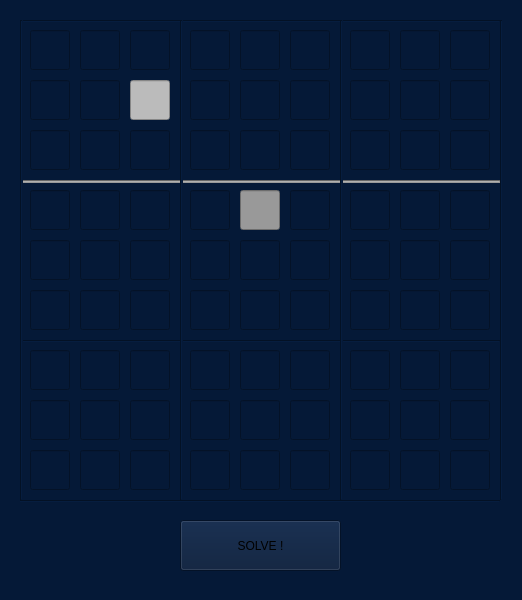
<?xml version="1.0" encoding="UTF-8"?>
<ui version="4.0">
 <class>MainWindow</class>
 <widget class="QMainWindow" name="MainWindow">
  <property name="geometry">
   <rect>
    <x>0</x>
    <y>0</y>
    <width>522</width>
    <height>600</height>
   </rect>
  </property>
  <property name="minimumSize">
   <size>
    <width>522</width>
    <height>600</height>
   </size>
  </property>
  <property name="maximumSize">
   <size>
    <width>522</width>
    <height>600</height>
   </size>
  </property>
  <property name="windowTitle">
   <string>Sudoku Solver</string>
  </property>
  <property name="styleSheet">
   <string notr="true">background-color:#051937;</string>
  </property>
  <widget class="QWidget" name="centralwidget">
   <widget class="QLineEdit" name="lineEdit_1">
    <property name="geometry">
     <rect>
      <x>30</x>
      <y>30</y>
      <width>40</width>
      <height>40</height>
     </rect>
    </property>
   </widget>
   <widget class="QLineEdit" name="lineEdit_2">
    <property name="geometry">
     <rect>
      <x>80</x>
      <y>30</y>
      <width>40</width>
      <height>40</height>
     </rect>
    </property>
   </widget>
   <widget class="QLineEdit" name="lineEdit_3">
    <property name="geometry">
     <rect>
      <x>130</x>
      <y>30</y>
      <width>40</width>
      <height>40</height>
     </rect>
    </property>
   </widget>
   <widget class="QLineEdit" name="lineEdit_4">
    <property name="geometry">
     <rect>
      <x>190</x>
      <y>30</y>
      <width>40</width>
      <height>40</height>
     </rect>
    </property>
   </widget>
   <widget class="QLineEdit" name="lineEdit_5">
    <property name="geometry">
     <rect>
      <x>240</x>
      <y>30</y>
      <width>40</width>
      <height>40</height>
     </rect>
    </property>
   </widget>
   <widget class="QLineEdit" name="lineEdit_6">
    <property name="geometry">
     <rect>
      <x>290</x>
      <y>30</y>
      <width>40</width>
      <height>40</height>
     </rect>
    </property>
   </widget>
   <widget class="QLineEdit" name="lineEdit_7">
    <property name="geometry">
     <rect>
      <x>350</x>
      <y>30</y>
      <width>40</width>
      <height>40</height>
     </rect>
    </property>
   </widget>
   <widget class="QLineEdit" name="lineEdit_8">
    <property name="geometry">
     <rect>
      <x>400</x>
      <y>30</y>
      <width>40</width>
      <height>40</height>
     </rect>
    </property>
   </widget>
   <widget class="QLineEdit" name="lineEdit_9">
    <property name="geometry">
     <rect>
      <x>450</x>
      <y>30</y>
      <width>40</width>
      <height>40</height>
     </rect>
    </property>
   </widget>
   <widget class="QLineEdit" name="lineEdit_10">
    <property name="geometry">
     <rect>
      <x>30</x>
      <y>80</y>
      <width>40</width>
      <height>40</height>
     </rect>
    </property>
   </widget>
   <widget class="QLineEdit" name="lineEdit_11">
    <property name="geometry">
     <rect>
      <x>80</x>
      <y>80</y>
      <width>40</width>
      <height>40</height>
     </rect>
    </property>
   </widget>
   <widget class="QLineEdit" name="lineEdit_12">
    <property name="geometry">
     <rect>
      <x>130</x>
      <y>80</y>
      <width>40</width>
      <height>40</height>
     </rect>
    </property>
    <property name="styleSheet">
     <string notr="true">background-color:#bbbbbb;
</string>
    </property>
   </widget>
   <widget class="QLineEdit" name="lineEdit_13">
    <property name="geometry">
     <rect>
      <x>190</x>
      <y>80</y>
      <width>40</width>
      <height>40</height>
     </rect>
    </property>
   </widget>
   <widget class="QLineEdit" name="lineEdit_14">
    <property name="geometry">
     <rect>
      <x>240</x>
      <y>80</y>
      <width>40</width>
      <height>40</height>
     </rect>
    </property>
   </widget>
   <widget class="QLineEdit" name="lineEdit_15">
    <property name="geometry">
     <rect>
      <x>290</x>
      <y>80</y>
      <width>40</width>
      <height>40</height>
     </rect>
    </property>
   </widget>
   <widget class="QLineEdit" name="lineEdit_16">
    <property name="geometry">
     <rect>
      <x>350</x>
      <y>80</y>
      <width>40</width>
      <height>40</height>
     </rect>
    </property>
   </widget>
   <widget class="QLineEdit" name="lineEdit_17">
    <property name="geometry">
     <rect>
      <x>400</x>
      <y>80</y>
      <width>40</width>
      <height>40</height>
     </rect>
    </property>
   </widget>
   <widget class="QLineEdit" name="lineEdit_18">
    <property name="geometry">
     <rect>
      <x>450</x>
      <y>80</y>
      <width>40</width>
      <height>40</height>
     </rect>
    </property>
   </widget>
   <widget class="QLineEdit" name="lineEdit_19">
    <property name="geometry">
     <rect>
      <x>30</x>
      <y>130</y>
      <width>40</width>
      <height>40</height>
     </rect>
    </property>
   </widget>
   <widget class="QLineEdit" name="lineEdit_20">
    <property name="geometry">
     <rect>
      <x>80</x>
      <y>130</y>
      <width>40</width>
      <height>40</height>
     </rect>
    </property>
   </widget>
   <widget class="QLineEdit" name="lineEdit_21">
    <property name="geometry">
     <rect>
      <x>130</x>
      <y>130</y>
      <width>40</width>
      <height>40</height>
     </rect>
    </property>
   </widget>
   <widget class="QLineEdit" name="lineEdit_22">
    <property name="geometry">
     <rect>
      <x>190</x>
      <y>130</y>
      <width>40</width>
      <height>40</height>
     </rect>
    </property>
   </widget>
   <widget class="QLineEdit" name="lineEdit_23">
    <property name="geometry">
     <rect>
      <x>240</x>
      <y>130</y>
      <width>40</width>
      <height>40</height>
     </rect>
    </property>
   </widget>
   <widget class="QLineEdit" name="lineEdit_24">
    <property name="geometry">
     <rect>
      <x>290</x>
      <y>130</y>
      <width>40</width>
      <height>40</height>
     </rect>
    </property>
   </widget>
   <widget class="QLineEdit" name="lineEdit_25">
    <property name="geometry">
     <rect>
      <x>350</x>
      <y>130</y>
      <width>40</width>
      <height>40</height>
     </rect>
    </property>
   </widget>
   <widget class="QLineEdit" name="lineEdit_26">
    <property name="geometry">
     <rect>
      <x>400</x>
      <y>130</y>
      <width>40</width>
      <height>40</height>
     </rect>
    </property>
   </widget>
   <widget class="QLineEdit" name="lineEdit_27">
    <property name="geometry">
     <rect>
      <x>450</x>
      <y>130</y>
      <width>40</width>
      <height>40</height>
     </rect>
    </property>
   </widget>
   <widget class="QLineEdit" name="lineEdit_28">
    <property name="geometry">
     <rect>
      <x>30</x>
      <y>190</y>
      <width>40</width>
      <height>40</height>
     </rect>
    </property>
   </widget>
   <widget class="QLineEdit" name="lineEdit_29">
    <property name="geometry">
     <rect>
      <x>80</x>
      <y>190</y>
      <width>40</width>
      <height>40</height>
     </rect>
    </property>
   </widget>
   <widget class="QLineEdit" name="lineEdit_30">
    <property name="geometry">
     <rect>
      <x>130</x>
      <y>190</y>
      <width>40</width>
      <height>40</height>
     </rect>
    </property>
   </widget>
   <widget class="QLineEdit" name="lineEdit_31">
    <property name="geometry">
     <rect>
      <x>190</x>
      <y>190</y>
      <width>40</width>
      <height>40</height>
     </rect>
    </property>
   </widget>
   <widget class="QLineEdit" name="lineEdit_32">
    <property name="geometry">
     <rect>
      <x>240</x>
      <y>190</y>
      <width>40</width>
      <height>40</height>
     </rect>
    </property>
    <property name="styleSheet">
     <string notr="true">background-color:#999999;
</string>
    </property>
    <property name="text">
     <string/>
    </property>
   </widget>
   <widget class="QLineEdit" name="lineEdit_33">
    <property name="geometry">
     <rect>
      <x>290</x>
      <y>190</y>
      <width>40</width>
      <height>40</height>
     </rect>
    </property>
   </widget>
   <widget class="QLineEdit" name="lineEdit_34">
    <property name="geometry">
     <rect>
      <x>350</x>
      <y>190</y>
      <width>40</width>
      <height>40</height>
     </rect>
    </property>
   </widget>
   <widget class="QLineEdit" name="lineEdit_35">
    <property name="geometry">
     <rect>
      <x>400</x>
      <y>190</y>
      <width>40</width>
      <height>40</height>
     </rect>
    </property>
   </widget>
   <widget class="QLineEdit" name="lineEdit_36">
    <property name="geometry">
     <rect>
      <x>450</x>
      <y>190</y>
      <width>40</width>
      <height>40</height>
     </rect>
    </property>
   </widget>
   <widget class="QLineEdit" name="lineEdit_37">
    <property name="geometry">
     <rect>
      <x>30</x>
      <y>240</y>
      <width>40</width>
      <height>40</height>
     </rect>
    </property>
   </widget>
   <widget class="QLineEdit" name="lineEdit_38">
    <property name="geometry">
     <rect>
      <x>80</x>
      <y>240</y>
      <width>40</width>
      <height>40</height>
     </rect>
    </property>
   </widget>
   <widget class="QLineEdit" name="lineEdit_39">
    <property name="geometry">
     <rect>
      <x>130</x>
      <y>240</y>
      <width>40</width>
      <height>40</height>
     </rect>
    </property>
   </widget>
   <widget class="QLineEdit" name="lineEdit_40">
    <property name="geometry">
     <rect>
      <x>190</x>
      <y>240</y>
      <width>40</width>
      <height>40</height>
     </rect>
    </property>
   </widget>
   <widget class="QLineEdit" name="lineEdit_41">
    <property name="geometry">
     <rect>
      <x>240</x>
      <y>240</y>
      <width>40</width>
      <height>40</height>
     </rect>
    </property>
   </widget>
   <widget class="QLineEdit" name="lineEdit_42">
    <property name="geometry">
     <rect>
      <x>290</x>
      <y>240</y>
      <width>40</width>
      <height>40</height>
     </rect>
    </property>
   </widget>
   <widget class="QLineEdit" name="lineEdit_43">
    <property name="geometry">
     <rect>
      <x>350</x>
      <y>240</y>
      <width>40</width>
      <height>40</height>
     </rect>
    </property>
   </widget>
   <widget class="QLineEdit" name="lineEdit_44">
    <property name="geometry">
     <rect>
      <x>400</x>
      <y>240</y>
      <width>40</width>
      <height>40</height>
     </rect>
    </property>
   </widget>
   <widget class="QLineEdit" name="lineEdit_45">
    <property name="geometry">
     <rect>
      <x>450</x>
      <y>240</y>
      <width>40</width>
      <height>40</height>
     </rect>
    </property>
   </widget>
   <widget class="QLineEdit" name="lineEdit_46">
    <property name="geometry">
     <rect>
      <x>30</x>
      <y>290</y>
      <width>40</width>
      <height>40</height>
     </rect>
    </property>
   </widget>
   <widget class="QLineEdit" name="lineEdit_47">
    <property name="geometry">
     <rect>
      <x>80</x>
      <y>290</y>
      <width>40</width>
      <height>40</height>
     </rect>
    </property>
   </widget>
   <widget class="QLineEdit" name="lineEdit_48">
    <property name="geometry">
     <rect>
      <x>130</x>
      <y>290</y>
      <width>40</width>
      <height>40</height>
     </rect>
    </property>
   </widget>
   <widget class="QLineEdit" name="lineEdit_49">
    <property name="geometry">
     <rect>
      <x>190</x>
      <y>290</y>
      <width>40</width>
      <height>40</height>
     </rect>
    </property>
   </widget>
   <widget class="QLineEdit" name="lineEdit_50">
    <property name="geometry">
     <rect>
      <x>240</x>
      <y>290</y>
      <width>40</width>
      <height>40</height>
     </rect>
    </property>
   </widget>
   <widget class="QLineEdit" name="lineEdit_51">
    <property name="geometry">
     <rect>
      <x>290</x>
      <y>290</y>
      <width>40</width>
      <height>40</height>
     </rect>
    </property>
   </widget>
   <widget class="QLineEdit" name="lineEdit_52">
    <property name="geometry">
     <rect>
      <x>350</x>
      <y>290</y>
      <width>40</width>
      <height>40</height>
     </rect>
    </property>
   </widget>
   <widget class="QLineEdit" name="lineEdit_53">
    <property name="geometry">
     <rect>
      <x>400</x>
      <y>290</y>
      <width>40</width>
      <height>40</height>
     </rect>
    </property>
   </widget>
   <widget class="QLineEdit" name="lineEdit_54">
    <property name="geometry">
     <rect>
      <x>450</x>
      <y>290</y>
      <width>40</width>
      <height>40</height>
     </rect>
    </property>
   </widget>
   <widget class="QLineEdit" name="lineEdit_55">
    <property name="geometry">
     <rect>
      <x>30</x>
      <y>350</y>
      <width>40</width>
      <height>40</height>
     </rect>
    </property>
   </widget>
   <widget class="QLineEdit" name="lineEdit_56">
    <property name="geometry">
     <rect>
      <x>80</x>
      <y>350</y>
      <width>40</width>
      <height>40</height>
     </rect>
    </property>
   </widget>
   <widget class="QLineEdit" name="lineEdit_57">
    <property name="geometry">
     <rect>
      <x>130</x>
      <y>350</y>
      <width>40</width>
      <height>40</height>
     </rect>
    </property>
   </widget>
   <widget class="QLineEdit" name="lineEdit_58">
    <property name="geometry">
     <rect>
      <x>190</x>
      <y>350</y>
      <width>40</width>
      <height>40</height>
     </rect>
    </property>
   </widget>
   <widget class="QLineEdit" name="lineEdit_59">
    <property name="geometry">
     <rect>
      <x>240</x>
      <y>350</y>
      <width>40</width>
      <height>40</height>
     </rect>
    </property>
   </widget>
   <widget class="QLineEdit" name="lineEdit_60">
    <property name="geometry">
     <rect>
      <x>290</x>
      <y>350</y>
      <width>40</width>
      <height>40</height>
     </rect>
    </property>
   </widget>
   <widget class="QLineEdit" name="lineEdit_61">
    <property name="geometry">
     <rect>
      <x>350</x>
      <y>350</y>
      <width>40</width>
      <height>40</height>
     </rect>
    </property>
   </widget>
   <widget class="QLineEdit" name="lineEdit_62">
    <property name="geometry">
     <rect>
      <x>400</x>
      <y>350</y>
      <width>40</width>
      <height>40</height>
     </rect>
    </property>
   </widget>
   <widget class="QLineEdit" name="lineEdit_63">
    <property name="geometry">
     <rect>
      <x>450</x>
      <y>350</y>
      <width>40</width>
      <height>40</height>
     </rect>
    </property>
   </widget>
   <widget class="QLineEdit" name="lineEdit_64">
    <property name="geometry">
     <rect>
      <x>30</x>
      <y>400</y>
      <width>40</width>
      <height>40</height>
     </rect>
    </property>
   </widget>
   <widget class="QLineEdit" name="lineEdit_65">
    <property name="geometry">
     <rect>
      <x>80</x>
      <y>400</y>
      <width>40</width>
      <height>40</height>
     </rect>
    </property>
   </widget>
   <widget class="QLineEdit" name="lineEdit_66">
    <property name="geometry">
     <rect>
      <x>130</x>
      <y>400</y>
      <width>40</width>
      <height>40</height>
     </rect>
    </property>
   </widget>
   <widget class="QLineEdit" name="lineEdit_67">
    <property name="geometry">
     <rect>
      <x>190</x>
      <y>400</y>
      <width>40</width>
      <height>40</height>
     </rect>
    </property>
   </widget>
   <widget class="QLineEdit" name="lineEdit_68">
    <property name="geometry">
     <rect>
      <x>240</x>
      <y>400</y>
      <width>40</width>
      <height>40</height>
     </rect>
    </property>
   </widget>
   <widget class="QLineEdit" name="lineEdit_69">
    <property name="geometry">
     <rect>
      <x>290</x>
      <y>400</y>
      <width>40</width>
      <height>40</height>
     </rect>
    </property>
   </widget>
   <widget class="QLineEdit" name="lineEdit_70">
    <property name="geometry">
     <rect>
      <x>350</x>
      <y>400</y>
      <width>40</width>
      <height>40</height>
     </rect>
    </property>
   </widget>
   <widget class="QLineEdit" name="lineEdit_71">
    <property name="geometry">
     <rect>
      <x>400</x>
      <y>400</y>
      <width>40</width>
      <height>40</height>
     </rect>
    </property>
   </widget>
   <widget class="QLineEdit" name="lineEdit_72">
    <property name="geometry">
     <rect>
      <x>450</x>
      <y>400</y>
      <width>40</width>
      <height>40</height>
     </rect>
    </property>
   </widget>
   <widget class="QLineEdit" name="lineEdit_73">
    <property name="geometry">
     <rect>
      <x>30</x>
      <y>450</y>
      <width>40</width>
      <height>40</height>
     </rect>
    </property>
   </widget>
   <widget class="QLineEdit" name="lineEdit_74">
    <property name="geometry">
     <rect>
      <x>80</x>
      <y>450</y>
      <width>40</width>
      <height>40</height>
     </rect>
    </property>
   </widget>
   <widget class="QLineEdit" name="lineEdit_75">
    <property name="geometry">
     <rect>
      <x>130</x>
      <y>450</y>
      <width>40</width>
      <height>40</height>
     </rect>
    </property>
   </widget>
   <widget class="QLineEdit" name="lineEdit_76">
    <property name="geometry">
     <rect>
      <x>190</x>
      <y>450</y>
      <width>40</width>
      <height>40</height>
     </rect>
    </property>
   </widget>
   <widget class="QLineEdit" name="lineEdit_77">
    <property name="geometry">
     <rect>
      <x>240</x>
      <y>450</y>
      <width>40</width>
      <height>40</height>
     </rect>
    </property>
   </widget>
   <widget class="QLineEdit" name="lineEdit_78">
    <property name="geometry">
     <rect>
      <x>290</x>
      <y>450</y>
      <width>40</width>
      <height>40</height>
     </rect>
    </property>
   </widget>
   <widget class="QLineEdit" name="lineEdit_79">
    <property name="geometry">
     <rect>
      <x>350</x>
      <y>450</y>
      <width>40</width>
      <height>40</height>
     </rect>
    </property>
   </widget>
   <widget class="QLineEdit" name="lineEdit_80">
    <property name="geometry">
     <rect>
      <x>400</x>
      <y>450</y>
      <width>40</width>
      <height>40</height>
     </rect>
    </property>
   </widget>
   <widget class="QLineEdit" name="lineEdit_81">
    <property name="geometry">
     <rect>
      <x>450</x>
      <y>450</y>
      <width>40</width>
      <height>40</height>
     </rect>
    </property>
   </widget>
   <widget class="Line" name="line_1">
    <property name="geometry">
     <rect>
      <x>20</x>
      <y>20</y>
      <width>480</width>
      <height>3</height>
     </rect>
    </property>
    <property name="orientation">
     <enum>Qt::Horizontal</enum>
    </property>
   </widget>
   <widget class="Line" name="line_2">
    <property name="geometry">
     <rect>
      <x>20</x>
      <y>180</y>
      <width>480</width>
      <height>3</height>
     </rect>
    </property>
    <property name="styleSheet">
     <string notr="true">background-color:#999999;
</string>
    </property>
    <property name="orientation">
     <enum>Qt::Horizontal</enum>
    </property>
   </widget>
   <widget class="Line" name="line_3">
    <property name="geometry">
     <rect>
      <x>20</x>
      <y>340</y>
      <width>480</width>
      <height>3</height>
     </rect>
    </property>
    <property name="orientation">
     <enum>Qt::Horizontal</enum>
    </property>
   </widget>
   <widget class="Line" name="line_4">
    <property name="geometry">
     <rect>
      <x>20</x>
      <y>500</y>
      <width>480</width>
      <height>3</height>
     </rect>
    </property>
    <property name="orientation">
     <enum>Qt::Horizontal</enum>
    </property>
   </widget>
   <widget class="Line" name="line_5">
    <property name="geometry">
     <rect>
      <x>20</x>
      <y>20</y>
      <width>3</width>
      <height>480</height>
     </rect>
    </property>
    <property name="orientation">
     <enum>Qt::Vertical</enum>
    </property>
   </widget>
   <widget class="Line" name="line_6">
    <property name="geometry">
     <rect>
      <x>180</x>
      <y>20</y>
      <width>3</width>
      <height>480</height>
     </rect>
    </property>
    <property name="orientation">
     <enum>Qt::Vertical</enum>
    </property>
   </widget>
   <widget class="Line" name="line_7">
    <property name="geometry">
     <rect>
      <x>340</x>
      <y>20</y>
      <width>3</width>
      <height>480</height>
     </rect>
    </property>
    <property name="orientation">
     <enum>Qt::Vertical</enum>
    </property>
   </widget>
   <widget class="Line" name="line_8">
    <property name="geometry">
     <rect>
      <x>500</x>
      <y>20</y>
      <width>3</width>
      <height>480</height>
     </rect>
    </property>
    <property name="orientation">
     <enum>Qt::Vertical</enum>
    </property>
   </widget>
   <widget class="QPushButton" name="pushButton">
    <property name="geometry">
     <rect>
      <x>180</x>
      <y>520</y>
      <width>161</width>
      <height>51</height>
     </rect>
    </property>
    <property name="styleSheet">
     <string notr="true"/>
    </property>
    <property name="text">
     <string>SOLVE !</string>
    </property>
   </widget>
  </widget>
  <widget class="QStatusBar" name="statusbar"/>
 </widget>
 <resources/>
 <connections/>
</ui>
